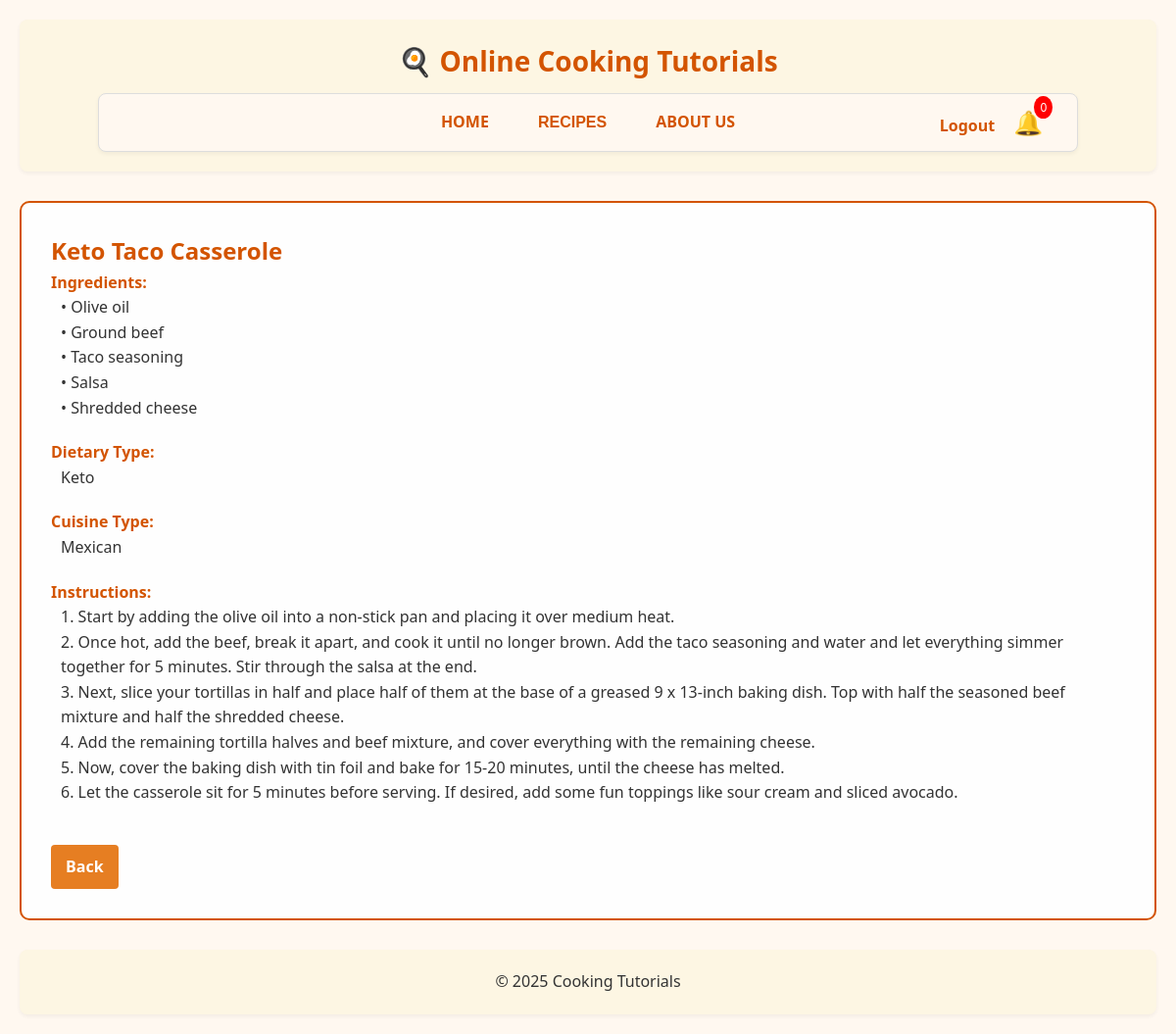
Screenshot of /view_recipe.php?recipeID=2 (signed in) with the database file from the repository.
### tables this page shows
CREATE TABLE `recipe` (
  `recipeID` int(11) NOT NULL,
  `title` varchar(200) NOT NULL,
  `ingredient` text DEFAULT NULL,
  `dietary_type` varchar(50) DEFAULT NULL,
  `cuisine_type` varchar(50) DEFAULT NULL,
  `step` text NOT NULL,
  `created_at` datetime DEFAULT current_timestamp(),
  `updated_at` datetime DEFAULT current_timestamp() ON UPDATE current_timestamp(),
  `userID` int(11) NOT NULL
);

### view_recipe.php (the view, shortened to what this page needs)
<?php
require_once 'db_connect.php';
$userID = $_SESSION['userID'];
$recipeID = intval($_GET['recipeID']);
$stmt = $conn->prepare("SELECT * FROM RECIPE WHERE recipeID = ? AND userID = ?");
$stmt->bind_param("ii", $recipeID, $userID);
$stmt->execute();
$result = $stmt->get_result();
$recipe = $result->fetch_assoc();
?>
<!DOCTYPE html>
<html>
<head>
    <link rel="stylesheet" href="style.css">
</head>
<body>
<?php include 'header.php'; ?>
<div class="view-wrapper">
    <h2><?= htmlspecialchars($recipe['title']) ?></h2>
    <div class="recipe-section">
        <div class="recipe-label">Ingredients:</div>
        <div class="recipe-text"><?= nl2br(htmlspecialchars($recipe['ingredient'])) ?></div>
    </div>
    <div class="recipe-section">
        <div class="recipe-label">Dietary Type:</div>
        <div class="recipe-text"><?= htmlspecialchars($recipe['dietary_type']) ?></div>
    </div>
    <div class="recipe-section">
        <div class="recipe-label">Cuisine Type:</div>
        <div class="recipe-text"><?= htmlspecialchars($recipe['cuisine_type']) ?></div>
    </div>
    <div class="recipe-section">
        <div class="recipe-label">Instructions:</div>
        <div class="recipe-text" style="white-space: pre-line;"><?= htmlspecialchars($recipe['step']) ?></div>
    </div>
    <a href="recipe_list.php" class="btn btn-secondary" style="margin-top: 20px; display: inline-block;">Back</a>
</div>
<?php include 'footer.php'; ?>
</body>
</html>

### style.css (style rules this page uses)
* { box-sizing: border-box; margin: 0; padding: 0; }
body { font-family: 'Segoe UI', Tahoma, Geneva, Verdana, sans-serif; background-color: #fff8f0; color: #333; line-height: 1.6; padding: 20px; }
h1, h2 { color: #d35400; }
a { color: #d35400; text-decoration: none; }

### view_recipe.php (style rules this page uses)
.view-wrapper { background: #fefefe; padding: 30px; border: 2px solid #d35400; border-radius: 10px; max-width: 1200px; margin: 30px auto; }
.view-wrapper h2 { margin-top: 0; }
.recipe-section { margin-bottom: 20px; }
.recipe-label { font-weight: bold; color: #d35400; }
.recipe-text { margin-left: 10px; }

### header.php (style rules this page uses)
.btn { background-color: #e67e22; color: white; padding: 10px 15px; border: none; border-radius: 4px; font-weight: bold; cursor: pointer; text-decoration: none; }

### rows the page displays
recipe: title "Keto Taco Casserole", ingredient "• Olive oil • Ground beef • Taco seasoning • Salsa • Shredded cheese", dietary_type "Keto", cuisine_type "Mexican", step "1. Start by adding the olive oil into a non-stick pan and placing it over medium heat. 2. Once hot, add the beef, break it apart, and cook it until no longer brown. Add the taco seasoning and water and let everything simmer together for 5 minutes. Stir through the salsa at the end. 3. Next, slice your tortillas in half and place half of them at the base of a greased 9 x 13-inch baking dish. Top with half the seasoned beef mixture and half the shredded cheese. 4. Add the remaining tortilla halves and beef mixture, and cover everything with the remaining cheese. 5. Now, cover the baking dish with tin foil and bake for 15-20 minutes, until the cheese has melted. 6. Let the casserole sit for 5…"
